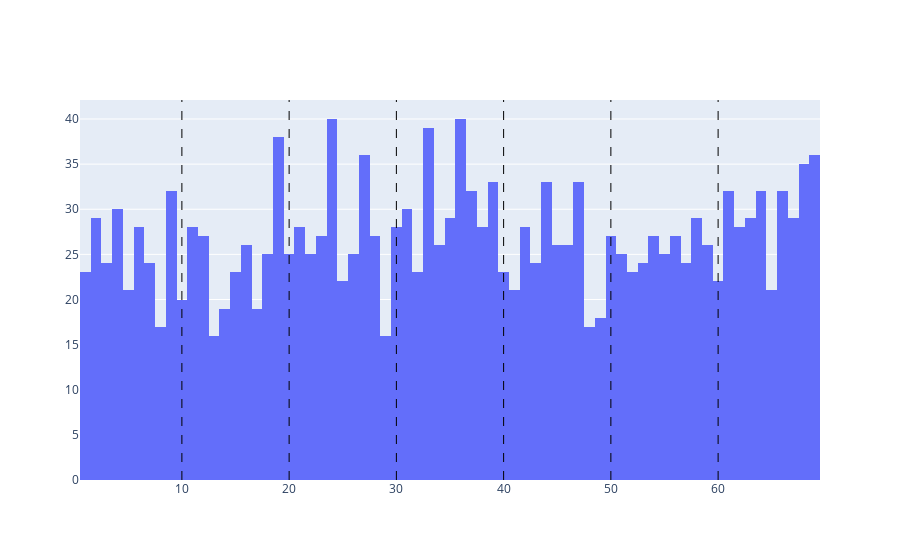

Notebook code for this chart:
### Code cell
import plotly.graph_objects as go
fig = go.Figure()

# Histogram
fig.add_trace(go.Histogram(
    x=all_nums['#'].astype(int),
    nbinsx=100,
    # marker=dict(color="lightblue", line=dict(width=1, color='black'))
))

for x in range(10, 70, 10): fig.add_vline(x=x, line_width=1, line_dash="dash", line_color="black")

fig

### Figure 1 — Plotly figure (JSON) as saved in the notebook; plotly's stock layout.template omitted (floating-point values rounded to 4 significant figures; data arrays with more than 128 entries replaced by an {"elided": "..."} marker saying what was removed)
{"data": [{"nbinsx": 100, "type": "histogram", "x": {"elided": "1850 int values"}}], "layout": {"shapes": [{"line": {"color": "black", "dash": "dash", "width": 1}, "type": "line", "x0": 10, "x1": 10, "xref": "x", "y0": 0, "y1": 1, "yref": "y domain"}, {"line": {"color": "black", "dash": "dash", "width": 1}, "type": "line", "x0": 20, "x1": 20, "xref": "x", "y0": 0, "y1": 1, "yref": "y domain"}, {"line": {"color": "black", "dash": "dash", "width": 1}, "type": "line", "x0": 30, "x1": 30, "xref": "x", "y0": 0, "y1": 1, "yref": "y domain"}, {"line": {"color": "black", "dash": "dash", "width": 1}, "type": "line", "x0": 40, "x1": 40, "xref": "x", "y0": 0, "y1": 1, "yref": "y domain"}, {"line": {"color": "black", "dash": "dash", "width": 1}, "type": "line", "x0": 50, "x1": 50, "xref": "x", "y0": 0, "y1": 1, "yref": "y domain"}, {"line": {"color": "black", "dash": "dash", "width": 1}, "type": "line", "x0": 60, "x1": 60, "xref": "x", "y0": 0, "y1": 1, "yref": "y domain"}]}}
